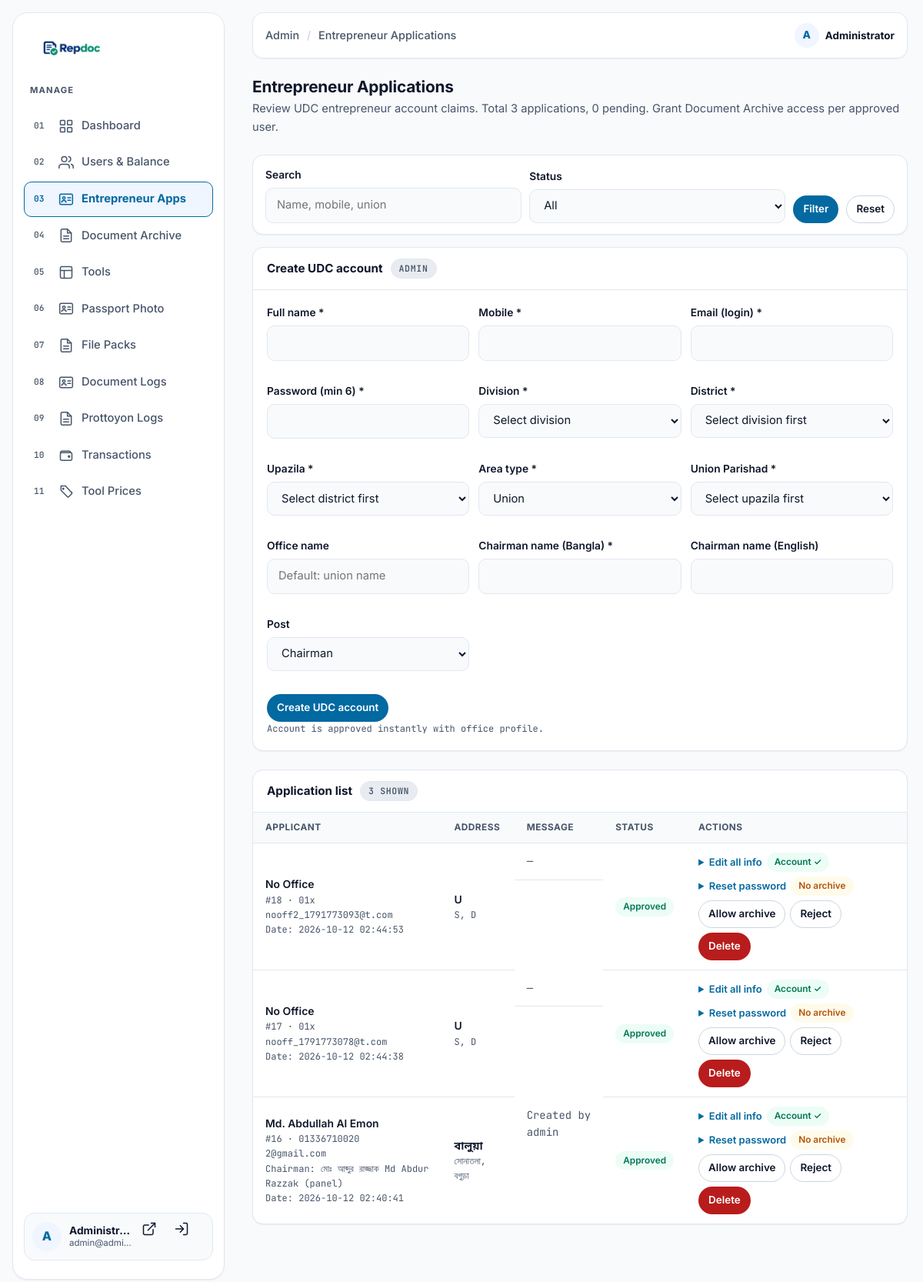
Screenshot of /admin/entrepreneur.php (signed in) with the database file from the repository.
### tables this page shows
CREATE TABLE entrepreneur_apps (
        id INTEGER PRIMARY KEY AUTOINCREMENT,
        fullname TEXT NOT NULL,
        mobile TEXT NOT NULL,
        email TEXT DEFAULT '',
        union_parishad TEXT NOT NULL,
        upazila TEXT NOT NULL,
        district TEXT NOT NULL,
        message TEXT,
        status VARCHAR(32) NOT NULL DEFAULT 'pending',
        created_at DATETIME DEFAULT CURRENT_TIMESTAMP
    , chairman_name_bn TEXT, chairman_name_en TEXT, leader_title VARCHAR(32), archive_access INT NOT NULL DEFAULT 0);

### src/bootstrap.php (called while the page is built, shortened)
<?php
if (!function_exists('e')) {
    function e($v): string
    {
        return htmlspecialchars((string) $v, ENT_QUOTES | ENT_SUBSTITUTE, 'UTF-8', false);
    }
}

### admin/entrepreneur.php (the view, shortened to what this page needs)
<?php
require_once __DIR__ . '/includes/layout.php';
$db = repdoc_db();
$q      = trim((string) ($_GET['q'] ?? ''));
$apps  = [];
$total = 0;
$pending = 0;
if ($db) {
    $params = [];
    $sql = 'SELECT * FROM entrepreneur_apps';
    $sql .= ' ORDER BY (status = \'pending\') DESC, id DESC LIMIT 200';
    try {
        $st = $db->prepare($sql);
        $st->execute($params);
        $apps = $st->fetchAll();
        $total = (int) $db->query('SELECT COUNT(*) FROM entrepreneur_apps')->fetchColumn();
        $pending = (int) $db->query("SELECT COUNT(*) FROM entrepreneur_apps WHERE status = 'pending'")->fetchColumn();
    } catch (Throwable $e) {
        $db = null;
    }
}
$accountByEmail = [];
if ($db && $apps) {
    try {
        $emails = array_values(array_unique(array_filter(array_map(static fn($a) => trim((string) ($a['email'] ?? '')), $apps))));
        if ($emails) {
            $st = $db->prepare('SELECT id, email FROM users WHERE email IN (' . implode(',', array_fill(0, count($emails), '?')) . ')');
            $st->execute($emails);
            foreach ($st->fetchAll() as $u) {
                $accountByEmail[(string) $u['email']] = (int) $u['id'];
            }
        }
    } catch (Throwable $e) {}
}
?>
<div class="admin-page-head">
    <h1 class="admin-title">Entrepreneur Applications</h1>
    <p class="admin-sub">Review UDC entrepreneur account claims. Total <?= number_format($total) ?> applications, <?= number_format($pending) ?> pending. Grant Document Archive access per approved user.</p>
</div>
<?php if (!$db): ?>
    <div class="alert alert-error" role="alert">Could not connect to the database.</div>
<?php else: ?>
<form class="filter-bar" method="get" action="entrepreneur.php">
    <div class="field">
        <label for="q">Search</label>
        <input type="search" id="q" name="q" value="<?= e($q) ?>" placeholder="Name, mobile, union">
    </div>
    <div class="field">
        <label for="status">Status</label>
        <select id="status" name="status">
            <option value="">All</option>
        </select>
    </div>
    <div class="field" style="flex:0 0 auto">
        <button type="submit" class="btn btn-primary btn-sm">Filter</button>
    </div>
    <div class="field" style="flex:0 0 auto">
        <a class="btn btn-secondary btn-sm" href="entrepreneur.php">Reset</a>
    </div>
</form>
<div class="panel">
    <div class="panel-head">Create UDC account <span class="count">Admin</span></div>
    <div class="panel-body">
        <form method="post" action="entrepreneur.php">
            <div style="display:grid;grid-template-columns:repeat(auto-fill,minmax(220px,1fr));gap:12px">
                <div class="field"><label for="nu_fullname">Full name *</label><input id="nu_fullname" name="fullname" required maxlength="100"></div>
                <div class="field"><label for="nu_mobile">Mobile *</label><input id="nu_mobile" name="mobile" required maxlength="20"></div>
                <div class="field"><label for="nu_email">Email (login) *</label><input id="nu_email" type="email" name="email" required maxlength="100"></div>
                <div class="field"><label for="nu_password">Password (min 6) *</label><input id="nu_password" type="password" name="password" required minlength="6"></div>
                <div class="field"><label for="nu_division">Division *</label><select id="nu_division" required><option value="">Select division</option></select></div>
                <div class="field"><label for="nu_district">District *</label><select id="nu_district" name="district" required><option value="">Select division first</option></select></div>
                <div class="field"><label for="nu_upazila">Upazila *</label><select id="nu_upazila" name="upazila" required><option value="">Select district first</option></select></div>
                <div class="field"><label for="area_type">Area type *</label><select id="area_type" required><option value="union">Union</option></select></div>
                <div class="field" id="nuUnionWrap"><label for="nu_union">Union Parishad *</label><select id="nu_union" name="union_parishad" required><option value="">Select upazila first</option></select></div>
                <div class="field"><label for="nu_office">Office name</label><input id="nu_office" name="office_name" maxlength="150" placeholder="Default: union name"></div>
                <div class="field"><label for="nu_chairbn">Chairman name (Bangla) *</label><input id="nu_chairbn" name="chairman_name_bn" maxlength="100" required></div>
                <div class="field"><label for="nu_chairen">Chairman name (English)</label><input id="nu_chairen" name="chairman_name_en" maxlength="100"></div>
                <div class="field"><label for="nu_leader">Post</label><select id="nu_leader" name="leader_title"><option value="chairman">Chairman</option></select></div>
            </div>
            <p style="margin-top:14px"><button type="submit" class="btn btn-primary btn-sm">Create UDC account</button>
            <span class="cell-sub">Account is approved instantly with office profile.</span></p>
        </form>
    </div>
</div>
<div class="panel">
    <div class="panel-head">Application list <span class="count"><?= count($apps) ?> shown</span></div>
    <?php if (!$apps): ?>
        <div class="empty-state-sm">No applications match this filter.</div>
    <?php else: ?>
        <div class="table-wrap">
            <table class="data">
                <thead>
                    <tr>
                        <th>Applicant</th>
                        <th>Address</th>
                        <th>Message</th>
                        <th>Status</th>
                        <th>Actions</th>
                    </tr>
                </thead>
                <tbody>
                <?php foreach ($apps as $a): ?>
                    <?php $aid = (int) $a['id']; ?>
                    <tr>
                        <td>
                            <span class="cell-name"><?= e($a['fullname'] ?: '—') ?></span>
                            <span class="cell-sub">#<?= $aid ?> · <?= e($a['mobile']) ?></span>
                            <?php if (!empty($a['email'])): ?>
                                <span class="cell-sub"><?= e($a['email']) ?></span>
                            <?php endif; ?>
                            <?php if (!empty($a['chairman_name_bn']) || !empty($a['chairman_name_en'])): ?>
                                <span class="cell-sub">Chairman: <?= e(trim((($a['chairman_name_bn'] ?? '') . ' ' . ($a['chairman_name_en'] ?? '')))) ?><?= !empty($a['leader_title']) ? ' (' . e($a['leader_title']) . ')' : '' ?></span>
                            <?php endif; ?>
                            <span class="cell-sub">Date: <?= e((string) $a['created_at']) ?></span>
                        </td>
                        <td>
                            <span class="cell-name"><?= e($a['union_parishad'] ?: '—') ?></span>
                            <span class="cell-sub"><?= e(trim($a['upazila'] . ', ' . $a['district'], ', ')) ?></span>
                        </td>
                        <td class="cell-sub"><?= e($a['message'] ?: '—') ?></td>
                        <td>
                            <?php $appStatusLabels = ['pending' => 'Pending', 'approved' => 'Approved', 'rejected' => 'Rejected']; ?>
                            <span class="pill pill-<?= e($a['status']) ?>"><?= e($appStatusLabels[$a['status']] ?? $a['status']) ?></span>
                        </td>
                        <td>
                            <div class="cell-actions">
                                <?php $hasAccount = !empty($a['email']) && isset($accountByEmail[trim((string) $a['email'])]); ?>
                                <details>
                                    <summary style="cursor:pointer;color:var(--primary);font-weight:600;font-size:13px">Edit all info</summary>
                                </details>
                                <?php if ($hasAccount): ?>
                                    <span class="pill pill-approved">Account ✓</span>
                                    <details>
                                        <summary style="cursor:pointer;color:var(--primary);font-weight:600;font-size:13px">Reset password</summary>
                                    </details>
                                <?php else: ?>
                                    <span class="pill pill-pending">No account</span>
                                <?php endif; ?>
                                <?php if ($a['status'] === 'approved'): ?>
                                    <?php $archiveAccess = (int) ($a['archive_access'] ?? 0) === 1; ?>
                                    <span class="pill <?= $archiveAccess ? 'pill-approved' : 'pill-pending' ?>"><?= $archiveAccess ? 'Archive ✓' : 'No archive' ?></span>
                                    <form method="post" action="entrepreneur.php" style="margin:0">
                                        <button type="submit" class="btn btn-secondary btn-sm"><?= $archiveAccess ? 'Revoke archive' : 'Allow archive' ?></button>
                                    </form>
                                <?php endif; ?>
                                <?php if ($a['status'] !== 'rejected'): ?>
                                    <form method="post" action="entrepreneur.php">
                                        <button type="submit" class="btn btn-secondary btn-sm">Reject</button>
                                    </form>
                                <?php endif; ?>
                                <form method="post" action="entrepreneur.php"
                                      onsubmit="return confirm('This application will be deleted. Continue?')">
                                    <button type="submit" class="btn btn-danger btn-sm">Delete</button>
                                </form>
                            </div>
                        </td>
                    </tr>
                <?php endforeach; ?>
                </tbody>
            </table>
        </div>
    <?php endif; ?>
</div>
<?php endif; ?>

### src/assets/css/tokens.css (style rules this page uses)
:root { --bg-base: #F8FAFC; --bg-surface: #FFFFFF; --bg-muted: #E8ECF1; --bg-elevated: #FFFFFF; --text-primary: #0F172A; --text-muted: #475569; --primary: #0369A1; --primary-hover: #075985; --primary-light: #EFF6FF; --border-color: #E2E8F0; --border-strong:#CBD5E1; --border-focus: #0369A1; --success: #047857; --success-bg: #ECFDF5; --warning: #B45309; --warning-bg: #FFFBEB; --danger: #B91C1C; --danger-bg: #FFF1F2; --shadow-sm: 0 1px 2px rgba(15, 23, 42, .06); --shadow-md: 0 10px 24px rgba(15, 23, 42, .10); --shadow-lg: 0 18px 40px rgba(15, 23, 42, .14); --font-sans: 'Inter', 'Noto Sans Bengali', system-ui, -apple-system, sans-serif; --font-heading: 'Inter', 'Noto Sans Bengali', system-ui, sans-serif; --font-mono: 'JetBrains Mono', ui-monospace, monospace; --radius-sm: 10px; --radius-md: 14px; --radius-lg: 20px; --radius-full: 999px; --space-2: 8px; --space-3: 12px; --space-4: 16px; --space-5: 24px; --space-6: 32px; --space-7: 48px; --space-8: 64px; --container: 1200px; --gutter: 20px; --header-h: 68px; --transition-fast: .15s ease; --transition-normal: .25s ease; }
*, *::before, *::after { box-sizing: border-box; }
html { scroll-behavior: smooth; scroll-padding-top: calc(var(--header-h) + 16px); }
body { margin: 0; font-family: var(--font-sans); font-size: 16px; line-height: 1.6; color: var(--text-primary); background: var(--bg-base); -webkit-font-smoothing: antialiased; text-rendering: optimizeLegibility; }
a { color: inherit; text-decoration: none; }
h1, h2, h3 { margin: 0; font-family: var(--font-heading); line-height: 1.25; letter-spacing: -.01em; }
p { margin: 0; }
button { font: inherit; color: inherit; }
.btn { display: inline-flex; align-items: center; justify-content: center; gap: 8px; min-height: 44px; padding: 10px 18px; border-radius: var(--radius-full); border: 1.5px solid transparent; font-weight: 600; font-size: .95rem; cursor: pointer; transition: background var(--transition-fast), color var(--transition-fast), border-color var(--transition-fast), transform var(--transition-fast); }
.btn-primary { background: var(--primary); color: #fff; }
.btn-secondary { background: transparent; color: var(--text-primary); border-color: var(--border-strong); }
.btn-danger { background: var(--danger); color: #fff; }
.btn-sm { min-height: 36px; padding: 6px 12px; font-size: .84rem; }

### rows the page displays
entrepreneur_apps: fullname "No Office", id "18", mobile "01x", email "nooff2_1791773093@t.com", created_at "2026-10-12 02:44:53", union_parishad "U", upazila+district "S, D", message "—", status "Approved", archive_access "No archive"
entrepreneur_apps: fullname "No Office", id "17", mobile "01x", email "nooff_1791773078@t.com", created_at "2026-10-12 02:44:38", union_parishad "U", upazila+district "S, D", message "—", status "Approved", archive_access "No archive"
entrepreneur_apps: fullname "Md. Abdullah Al Emon", id "16", mobile "01336710020", email "2@gmail.com", chairman_name_bn+chairman_name_en "মোঃ আব্দুর রাজ্জাক Md Abdur Razzak", leader_title "panel", created_at "2026-10-12 02:40:41", union_parishad "বালুয়া", upazila+district "সোনাতলা, বগুড়া", message "Created by admin", status "Approved", archive_access "No archive"

### other values shown
$item['label'] "Dashboard"
$item['label'] "Users & Balance"
$item['label'] "Entrepreneur Apps"
$item['label'] "Document Archive"
$item['label'] "Tools"
$item['label'] "Passport Photo"
$item['label'] "File Packs"
$item['label'] "Document Logs"
$item['label'] "Prottoyon Logs"
$item['label'] "Transactions"
$item['label'] "Tool Prices"
$initial !== '' ? $initial : 'A' "A"
$me['fullname'] !== '' ? $me['fullname'] : $me['email'] "Administr…"
$me['email'] "admin@admi…"
$title "Entrepreneur Applications"
